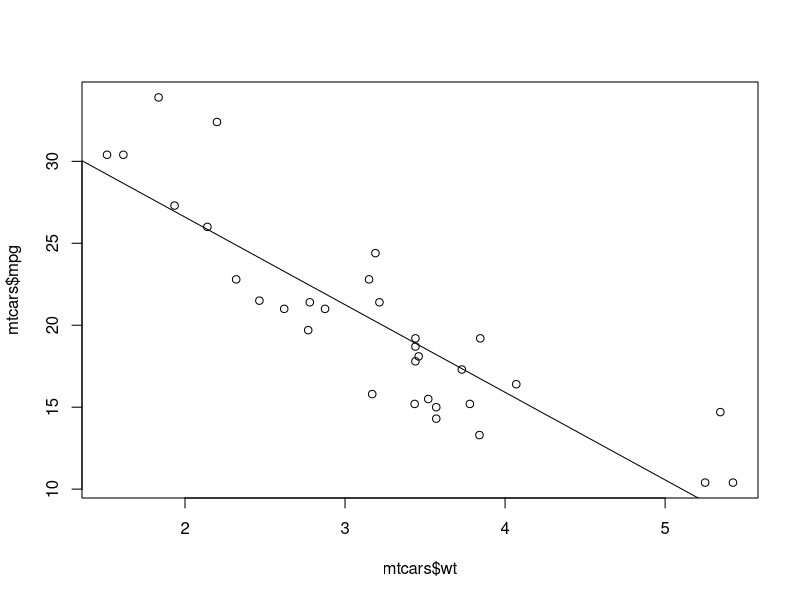
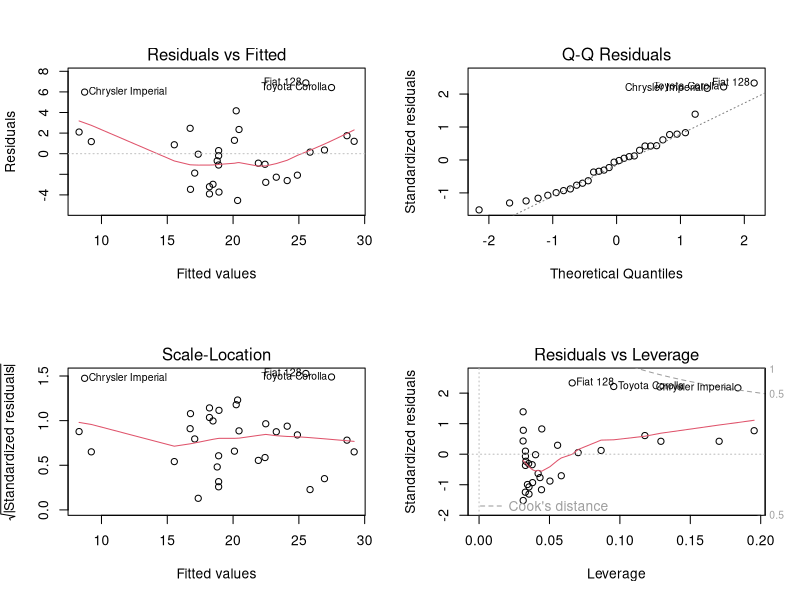
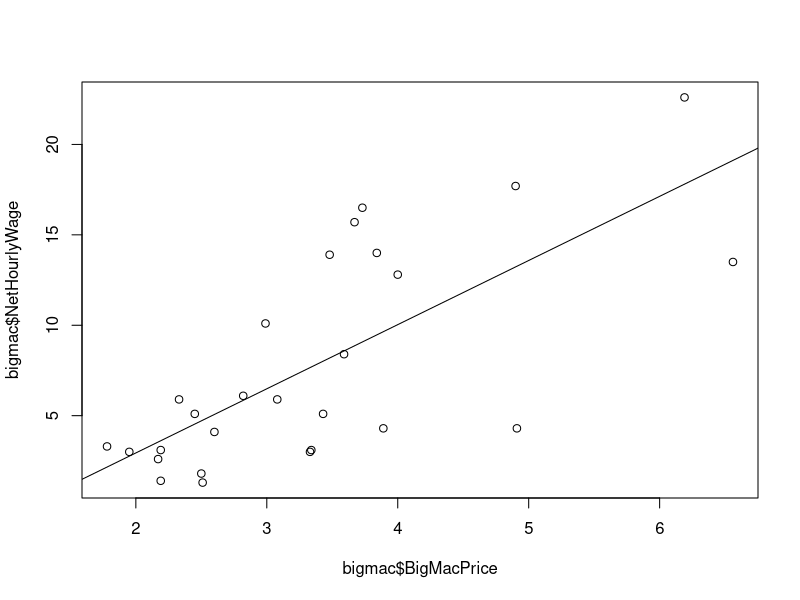
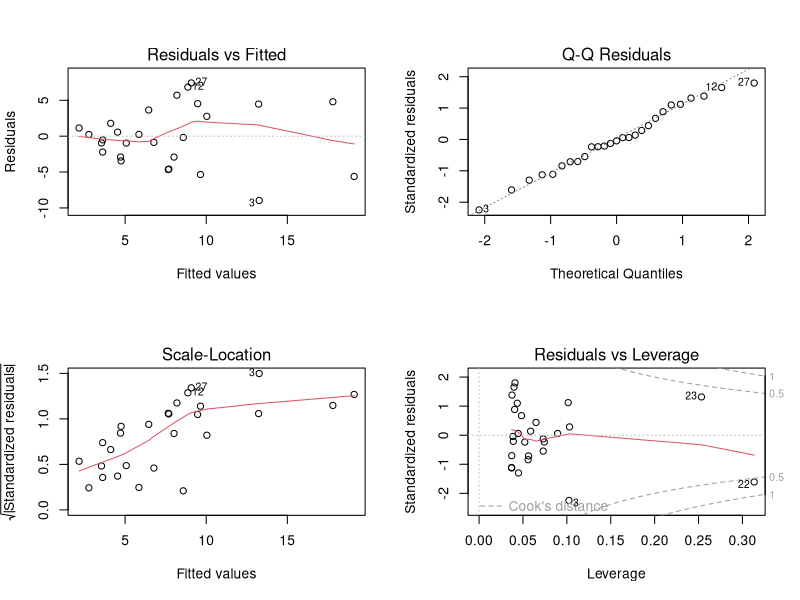

The R script that drew these images, in order:
setwd("C:\\Users\\Classroom 4\\Desktop\\Day1")

#Regression MTcars data

mtcarslm <- lm(mpg~wt,data=mtcars)
summary(mtcarslm)
par(mfrow=c(1,1))
plot(mtcars$wt,mtcars$mpg)
abline(mtcarslm)
par(mfrow=c(2,2))
plot(mtcarslm)

# Regression

bigmac <- read.csv("BigMac-NetHourlyWage.csv", header = T, sep = ",")
bigmac
lm(bigmac$NetHourlyWage~bigmac$BigMacPrice,bigmac)
bigmaclm <- lm(NetHourlyWage~BigMacPrice,data=bigmac)
summary(bigmaclm)
par(mfrow=c(1,1))
plot(bigmac$BigMacPrice,bigmac$NetHourlyWage)
abline(bigmaclm)
par(mfrow=c(2,2))
plot(bigmaclm)

